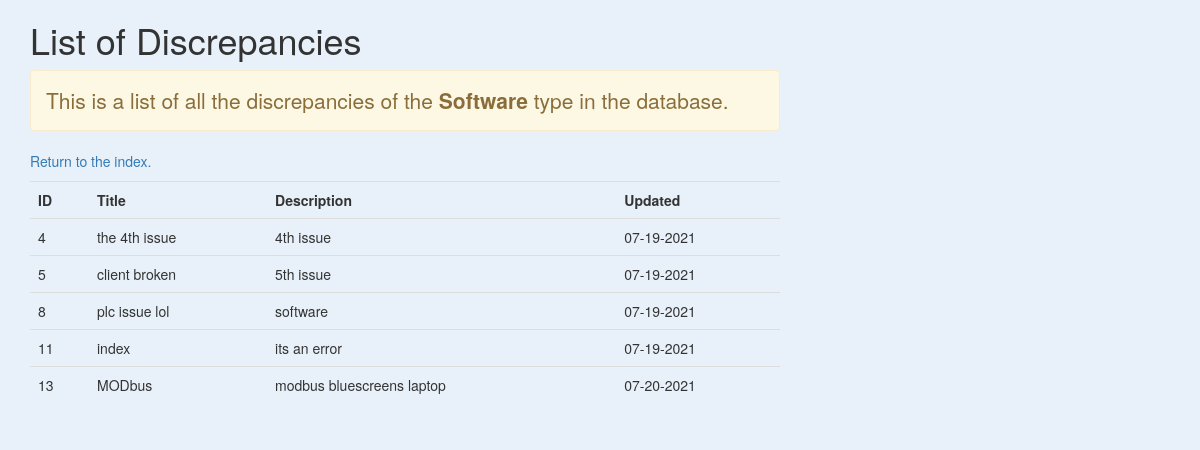
Screenshot of /inventory/Software with the database file from the repository.
### write_db.py (models this page shows, shortened)
class Issue(db.Model):
    __tablename__ = 'TABLE1'
    ID = db.Column(db.Integer, primary_key=True)
    Title = db.Column(db.String)
    style = db.Column(db.String)
    Desc = db.Column(db.String)
    updated = db.Column(db.String)

### write_db.py (the view)
@app.route('/inventory/<style>')
def inventory(style):
    errs = Issue.query.filter_by(style=style).order_by(Issue.ID).all()
    return render_template('list.html', socks=errs, style=style)

### templates/list.html (shortened to what this page needs)
{% extends 'bootstrap/base.html' %}
{% block styles %}
{{ super() }}
{% endblock %}
{% block content %}
<div class="container">
  <div class="row pb-5">
    <div class="col-md-10 col-lg-8 mx-lg-auto mx-md-auto">
      <h1 class="pt-5 pb-2">List of Discrepancies</h1>
      <p class="lead alert alert-warning">This is a list of all the discrepancies of the
			<strong>{{ style }}</strong> type in the database.</p>
	  <p class="ml-4"><a href="{{ url_for('index') }}">Return to the index.</a></p>
		<table class="table">
			<tr>
				<th>ID</th>
				<th>Title</th>
				<th>Description</th>
				<th>Updated</th>
			</tr>
			{% for sock in socks %}
			<tr>
				<td>{{ sock.ID}}</td>
				<td>{{ sock.Title}}</td>
				<td>{{ sock.Desc }}</td>
				<td>{{ sock.updated }}</td>
			</tr>
			{% endfor %}
		</table>
		</div>
	</div>
</div>
{% endblock %}

### templates/list.html (style rules this page uses)
body { background: #e8f1f9; }

### rows the page displays
Issue: ID "4", Title "the 4th issue", Desc "4th issue", updated "07-19-2021"
Issue: ID "5", Title "client broken", Desc "5th issue", updated "07-19-2021"
Issue: ID "8", Title "plc issue lol", Desc "software", updated "07-19-2021"
Issue: ID "11", Title "index", Desc "its an error", updated "07-19-2021"
Issue: ID "13", Title "MODbus", Desc "modbus bluescreens laptop", updated "07-20-2021"

### other values shown
{{ style }} "Software"
